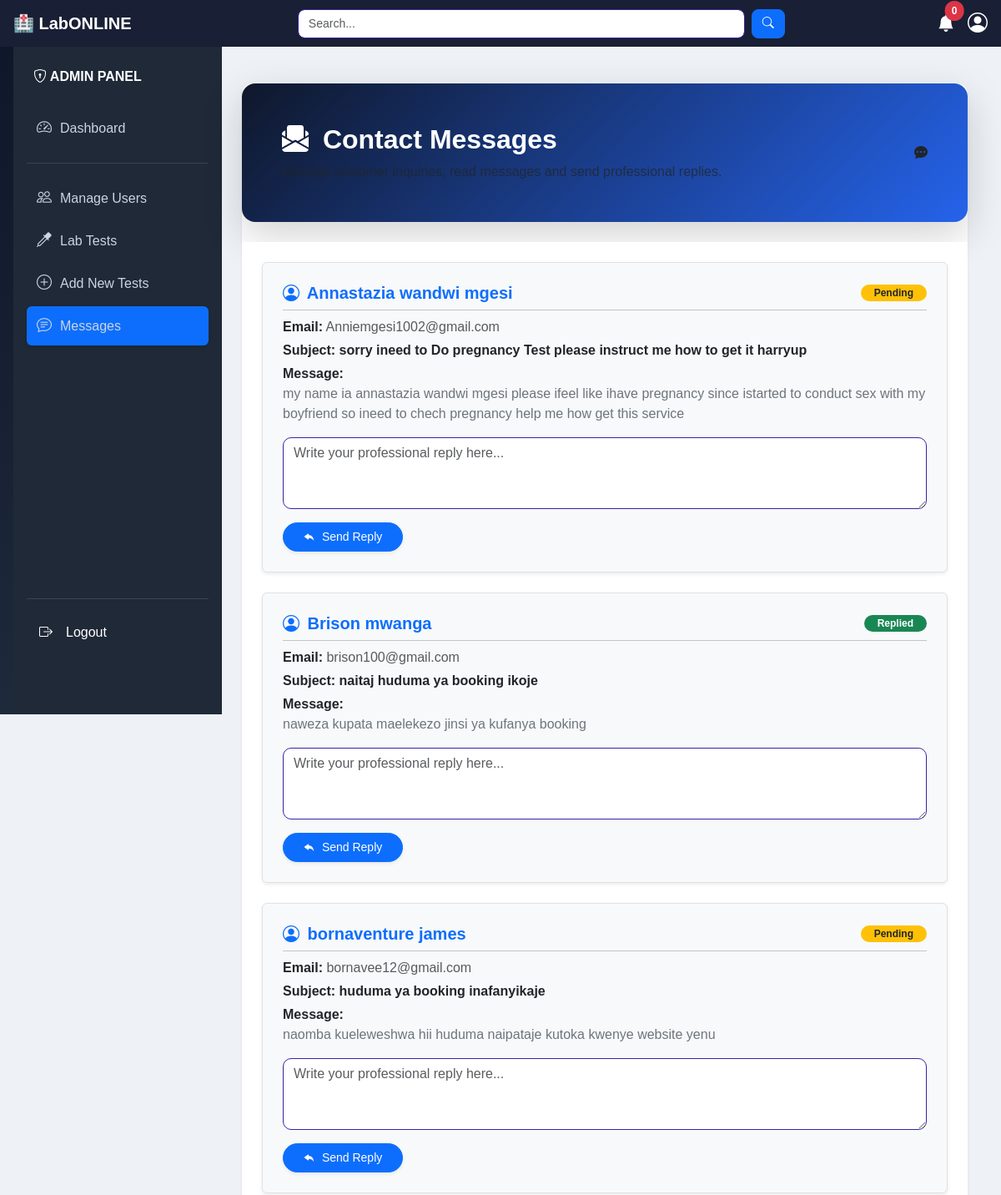
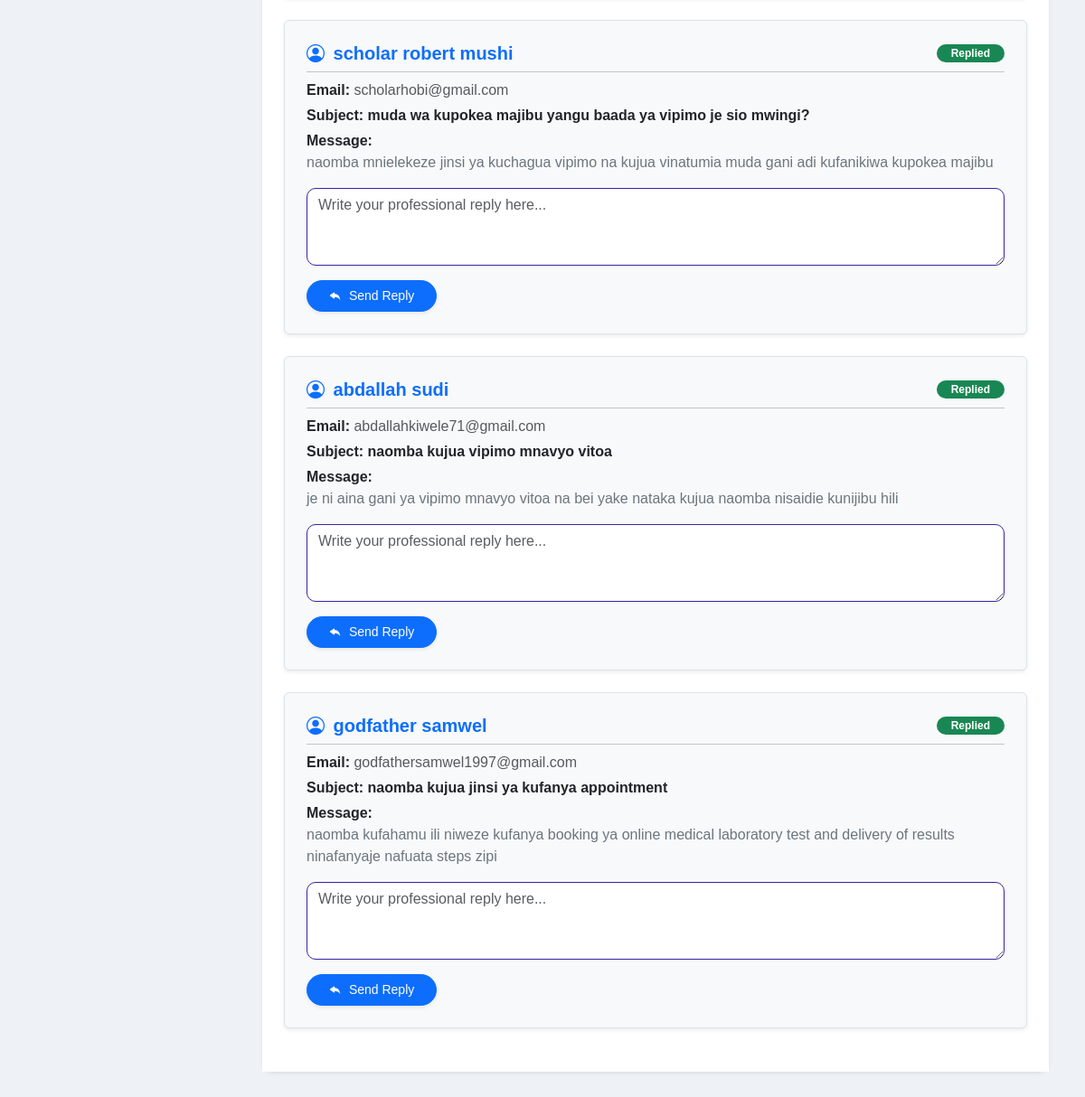
/admin/dashboard.php?page=contact_messages (signed in), run on the app's committed database (2 pictures, top to bottom).
### tables this page shows
CREATE TABLE `contact_us` (
  `id` int(11) NOT NULL,
  `name` varchar(100) NOT NULL,
  `email` varchar(100) NOT NULL,
  `subject` varchar(200) NOT NULL,
  `message` text NOT NULL,
  `status` varchar(20) DEFAULT 'pending',
  `reply` text DEFAULT NULL,
  `replied_at` timestamp NULL DEFAULT NULL,
  `created_at` timestamp NOT NULL DEFAULT current_timestamp()
);

### admin/dashboard.php (called while the page is built, shortened)
<?php
include "../shared/layout.php";
?>

### actions/contactAction.php (called while the page is built, shortened)
<?php
class ContactAction
{
    private $contactRepository;
    public function __construct($contactRepository)
    {
        $this->contactRepository = $contactRepository;
    }
    public function getAllMessages()
    {
        return $this->contactRepository->getAllMessages();
    }
}
?>

### repositories/contactRepository.php (called while the page is built, shortened)
<?php
class ContactRepository
{
    private $conn;
    public function __construct($conn)
    {
        $this->conn = $conn;
    }
public function getAllMessages()
{
    $sql = "SELECT * FROM contact_us
            ORDER BY created_at DESC";
    return $this->conn->query($sql);
}
}
?>

### admin/content/contact_messages.php (the view, shortened to what this page needs)
<?php
require_once __DIR__ . '/../../includes/bootstrap.php';
$contactRepository = new ContactRepository($conn);
$contactAction = new ContactAction($contactRepository);
$messagesResults = $contactAction->getAllMessages();
?>
<div class="container-fluid px-4 py-4">
    <div class="card shadow-sm border-0 mb-4" style="border-radius: 12px;">
        <div class="welcome-card shadow-lg rounded-4 mb-4 p-5">
            <div class="d-flex justify-content-between align-items-center flex-wrap">
                <div>
                    <h2 class="fw-bold mb-2 text-white">
                        <i class="bi bi-envelope-paper-fill me-2"></i>
                        Contact Messages
                    </h2>
                    <p class="mb-0 text-white text-muted">
                        Manage customer inquiries,
                        read messages and send professional replies.
                    </p>
                </div>
                <div class="welcome-icon">
                    <i class="bi bi-chat-dots-fill"></i>
                </div>
            </div>
        </div>
        <div class="card-body bg-white p-4">
            <?php if ($messagesResults && $messagesResults->num_rows > 0): ?>
            <?php while($row = $messagesResults->fetch_assoc()){ ?>
            <div class="p-4 mb-4 border rounded bg-light shadow-sm" style="border-radius: 10px;">
                <div class="d-flex justify-content-between align-items-center mb-2">
                    <h5 class="text-primary mb-0 fw-bold">
                        <i class="bi bi-person-circle me-1"></i> <?= htmlspecialchars($row['name']); ?>
                    </h5>
                    <?php if ($row['status'] == 'replied'): ?>
                    <span class="badge bg-success rounded-pill px-3 py-1">Replied</span>
                    <?php else: ?>
                    <span class="badge bg-warning text-dark rounded-pill px-3 py-1">Pending</span>
                    <?php endif; ?>
                </div>
                <hr class="my-2">
                <p class="mb-1"><strong>Email:</strong> <span
                        class="text-muted"><?= htmlspecialchars($row['email']); ?></span></p>
                <p class="mb-1"><strong>Subject:</strong> <span
                        class="fw-semibold text-dark"><?= htmlspecialchars($row['subject']); ?></span></p>
                <p class="mb-3"><strong>Message:</strong> <br><span
                        class="text-secondary"><?= nl2br(htmlspecialchars($row['message'])); ?></span></p>
                <form action="content/reply_contact.php" method="POST" class="mt-3">
                    <div class="mb-3">
                        <textarea name="reply" class="form-control" placeholder="Write your professional reply here..."
                            rows="3" required></textarea>
                    </div>
                    <button type="submit" name="send_reply" class="btn btn-primary btn-sm px-4 rounded-pill shadow-sm">
                        <i class="bi bi-reply-fill me-1"></i> Send Reply
                    </button>
                </form>
            </div>
            <?php } ?>
            <?php endif; ?>
        </div>
    </div>
</div>

### assets/css/generaldashboard.css (style rules this page uses)
body { background-color: #f4f6f9; }

### assets/css/patientappointment.css (style rules this page uses)
.form-control, .form-select { border: 1px solid #3a22a3; transition: 0.3s; }

### assets/css/patienthome.css (style rules this page uses)
body { background:#eef2f7; }
.container-fluid { padding:25px; }
.welcome-card { background:linear-gradient(135deg,#0f172a,#2563eb); border-radius:24px; overflow:hidden; }

### assets/css/patientviewappointment.css (style rules this page uses)
body { background:#f1f5f9; }
.badge { padding:8px 14px; border-radius:20px; font-size:13px; }

### assets/css/patienthistory.css (style rules this page uses)
body { background:#f4f7fb; }
.card { border-radius:12px; }
.form-control { border-radius:10px; }
.btn { border-radius:8px; }
.badge { padding:6px 10px; border-radius:8px; }

### assets/css/doctorhome.css (style rules this page uses)
body { background:#f1f5f9; font-family:Arial, Helvetica, sans-serif; }

### assets/css/viewpatientslist.css (style rules this page uses)
body { background:#f4f7fb; font-family:Arial, Helvetica, sans-serif; }
.card { transition:.3s ease; border-radius:18px; }

### assets/css/labohome.css (style rules this page uses)
body { background: #eef2f7; font-family: Arial, Helvetica, sans-serif; }
h4, h5, h6 { font-weight: 600; }
.card { border-radius: 12px; border: none; }
.card h5 { margin-bottom: 10px; }
.badge { font-size: 12px; padding: 6px 8px; border-radius: 8px; }
.btn { border-radius: 8px; font-size: 14px; padding: 6px 12px; }

### data on the page
contact_us: name "Annastazia wandwi mgesi", status "Pending", email "Anniemgesi1002@gmail.com", subject "sorry ineed to Do pregnancy Test please instruct me how to get it harryup", message "my name ia annastazia wandwi mgesi please ifeel like ihave pregnancy since istarted to conduct sex with my boyfriend so ineed to chech pregnancy help me how get this service"
contact_us: name "Brison mwanga", status "Replied", email "brison100@gmail.com", subject "naitaj huduma ya booking ikoje", message "naweza kupata maelekezo jinsi ya kufanya booking"
contact_us: name "bornaventure james", status "Pending", email "bornavee12@gmail.com", subject "huduma ya booking inafanyikaje", message "naomba kueleweshwa hii huduma naipataje kutoka kwenye website yenu"
contact_us: name "scholar robert mushi", status "Replied", email "scholarhobi@gmail.com", subject "muda wa kupokea majibu yangu baada ya vipimo je sio mwingi?", message "naomba mnielekeze jinsi ya kuchagua vipimo na kujua vinatumia muda gani adi kufanikiwa kupokea majibu"
contact_us: name "abdallah sudi", status "Replied", email "abdallahkiwele71@gmail.com", subject "naomba kujua vipimo mnavyo vitoa", message "je ni aina gani ya vipimo mnavyo vitoa na bei yake nataka kujua naomba nisaidie kunijibu hili"
contact_us: name "godfather samwel", status "Replied", email "godfathersamwel1997@gmail.com", subject "naomba kujua jinsi ya kufanya appointment", message "naomba kufahamu ili niweze kufanya booking ya online medical laboratory test and delivery of results ninafanyaje nafuata steps zipi"

### other printed values
$notification_count "0"
